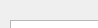
        <widget class="QWidget" name="skill_dynamic_page">
         <property name="geometry">
          <rect>
           <x>0</x>
           <y>0</y>
           <width>98</width>
           <height>28</height>
          </rect>
         </property>
         <property name="toolTip">
          <string/>
         </property>
         <attribute name="label">
          <string>Dynamics</string>
         </attribute>
         <widget class="QListWidget" name="skill_dynamic_list">
          <property name="enabled">
           <bool>true</bool>
          </property>
          <property name="geometry">
           <rect>
            <x>10</x>
            <y>20</y>
            <width>141</width>
            <height>101</height>
           </rect>
          </property>
         </widget>
         <widget class="QLineEdit" name="skill_dynamic_parameter">
          <property name="geometry">
           <rect>
            <x>10</x>
            <y>140</y>
            <width>141</width>
            <height>21</height>
           </rect>
          </property>
          <property name="inputMask">
           <string/>
          </property>
          <property name="text">
           <string/>
          </property>
          <property name="placeholderText">
           <string>Parameter</string>
          </property>
         </widget>
         <widget class="QComboBox" name="skill_dynamic_combo">
          <property name="geometry">
           <rect>
            <x>30</x>
            <y>180</y>
            <width>121</width>
            <height>22</height>
           </rect>
          </property>
          <item>
           <property name="text">
            <string>---</string>
           </property>
          </item>
         </widget>
        </widget>
